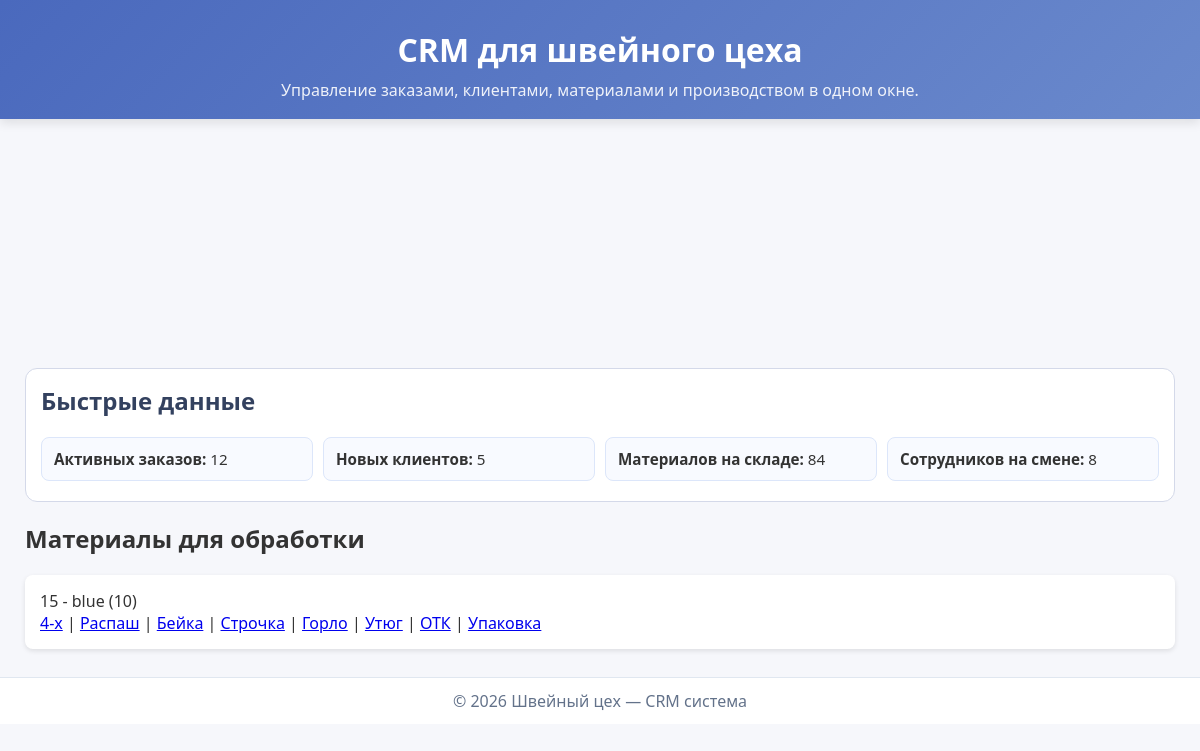
Before: / with the older database file.
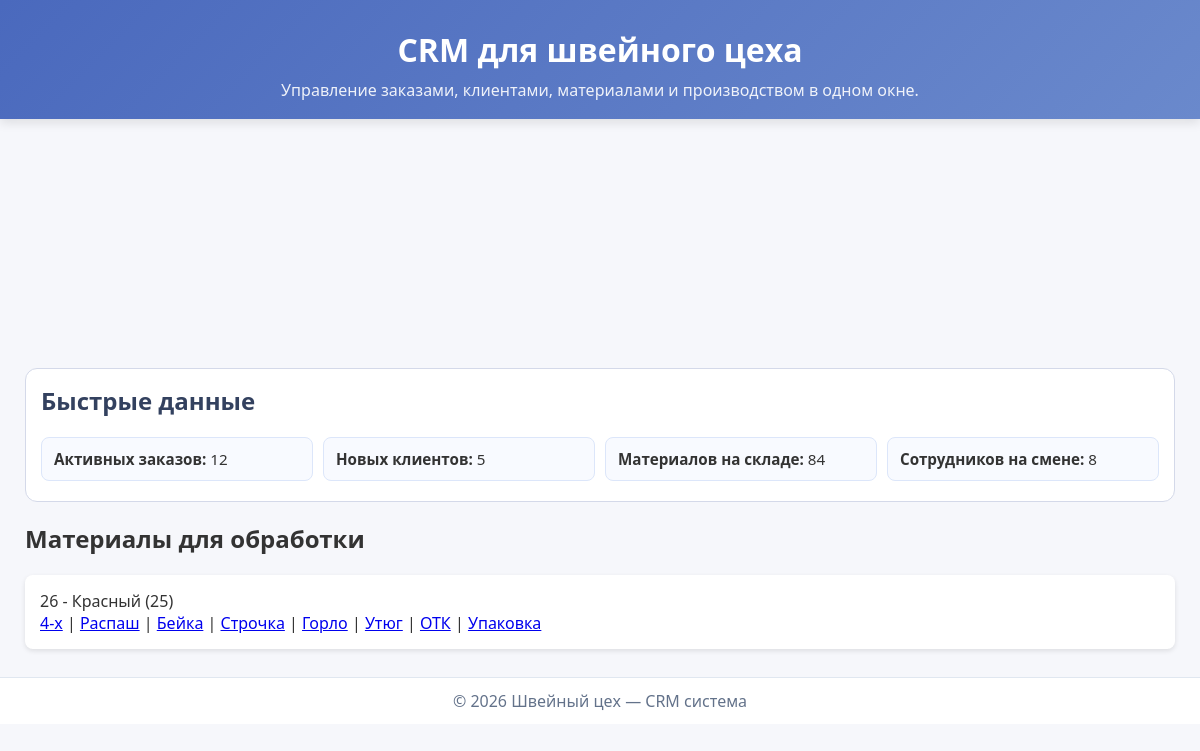
After: the same page with the newer database file.
### apps/shveya/models.py (models this page shows, shortened)
class Material(models.Model):
    party = models.ForeignKey(
        Party,
        on_delete=models.CASCADE,
        related_name="materials"
    )
    color = models.CharField(max_length=50)
    quantity_line = models.IntegerField()
    tshirt_count = models.IntegerField()
    four_x = models.CharField(max_length=50, blank=True, null=True, default='')
    four_x_count = models.IntegerField(null=True, blank=True)
    raspash = models.CharField(max_length=50, blank=True, null=True, default='')
    raspash_count = models.IntegerField(null=True, blank=True)
    beika = models.CharField(max_length=50, blank=True, null=True, default='')
    beika_count = models.IntegerField(null=True, blank=True)
    strochka =  models.CharField(max_length=50, blank=True, null=True, default='')
    strochka_count = models.IntegerField(null=True, blank=True)
    gorlo = models.CharField(max_length=50, blank=True, null=True, default='')
    gorlo_count = models.IntegerField(null=True, blank=True)
    ytyg = models.CharField(max_length=50, blank=True, null=True, default='')
    ytyg_count = models.IntegerField(null=True, blank=True)
    otk = models.CharField(max_length=50, blank=True, null=True, default='')
    otk_count = models.IntegerField(null=True, blank=True)
    ypakovka = models.CharField(max_length=50, blank=True, null=True, default='')
    ypakovka_count = models.IntegerField(null=True, blank=True)

class Party(models.Model):
    batch_number = models.CharField(max_length=50)
    created_at = models.DateTimeField(auto_now_add=True)
    design = models.CharField(max_length=100)

### apps/shveya/views.py (the view)
# urls.py: path('', views.home, name='shveya_home'),
def home(request):
    materials = Material.objects.all()  # Для простоты, показать все, но можно фильтровать по роли
    return render(request, 'shveya/home.html', {'materials': materials})

### apps/shveya/templates/shveya/home.html (shortened to what this page needs)
<!DOCTYPE html>
<html lang="ru">
<head>
    {% load static %}
    <link rel="stylesheet" href="{% static 'shveya/css/style.css' %}">
</head>
<body>
    <header class="header">
        <div class="container">
            <h1>CRM для швейного цеха</h1>
            <p>Управление заказами, клиентами, материалами и производством в одном окне.</p>
        </div>
    </header>
    <main class="container">
        <section class="dashboard-cards">
        </section>
        <section class="quick-info">
            <h2>Быстрые данные</h2>
            <div class="info-grid">
                <div class="info-item"><strong>Активных заказов:</strong> 12</div>
                <div class="info-item"><strong>Новых клиентов:</strong> 5</div>
                <div class="info-item"><strong>Материалов на складе:</strong> 84</div>
                <div class="info-item"><strong>Сотрудников на смене:</strong> 8</div>
            </div>
        </section>
        <section class="materials">
            <h2>Материалы для обработки</h2>
            <ul>
                {% for material in materials %}
                    <li>
                        {{ material.party.batch_number }} - {{ material.color }} ({{ material.tshirt_count }})
                        <br>
                        <a href="{% url 'four_x' material.id %}">4-х</a> |
                        <a href="{% url 'raspash' material.id %}">Распаш</a> |
                        <a href="{% url 'beika' material.id %}">Бейка</a> |
                        <a href="{% url 'strochka' material.id %}">Строчка</a> |
                        <a href="{% url 'gorlo' material.id %}">Горло</a> |
                        <a href="{% url 'ytyg' material.id %}">Утюг</a> |
                        <a href="{% url 'otk' material.id %}">ОТК</a> |
                        <a href="{% url 'ypakovka' material.id %}">Упаковка</a>
                    </li>
                {% endfor %}
            </ul>
        </section>
    </main>
    <footer class="footer">
        <div class="container">&copy; {{ year|default:"2026" }} Швейный цех — CRM система</div>
    </footer>
</body>
</html>

Changed rows visible on the page:
removed Material: party.batch_number "15", color "blue", tshirt_count "10"
added Material: party.batch_number "26", color "Красный", tshirt_count "25"
